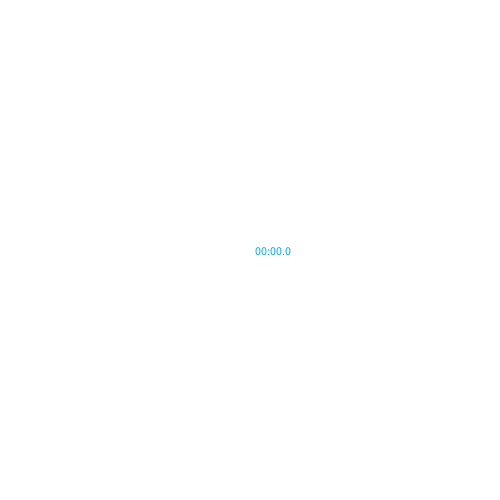
Frame 1 (no input)
Frame 60 (the mouse pressed at the canvas centre just before this capture): identical to frame 1, image omitted
Frame 120 (the mouse held since frame 60 and released just before this capture): identical to frame 1, image omitted

The Processing sketch that drew this single still picture (run headless with seeded random() and noise(); from frame 60 on, the mouse is pressed at the canvas centre):

// Processing sketch: Op12_4
// ── Op12_4.pde
int milliSeconden;
int Seconden;
int Minuten;
boolean begin = false;
boolean beginnen;

void setup() {
  size(500,500);
 
}

void draw() {
  background(255); 
 if (begin) {
   if (int(millis()/100) % 10 != milliSeconden){
    milliSeconden++; 
   }
   
   if ( milliSeconden >= 10) {
    milliSeconden -= 10;
    Seconden++;
   }
   
   if(Seconden >=60) {
    Seconden -= 60;
    Minuten++;
   }
 }
 fill(0,165,255);
 text(nf(Minuten, 2) + ":" +  nf(Seconden, 2) + "." + nf(milliSeconden, 1), 255,255);
}

void mouseClicked() {
 if (begin == false) {
 beginnen = true;
 }
if (begin == true){
 beginnen = false; 
}
begin = beginnen;
}

void keyPressed() {
 if(key == ' ') {
  milliSeconden = 0;
  Seconden = 0;
  Minuten = 0;
 }
}
